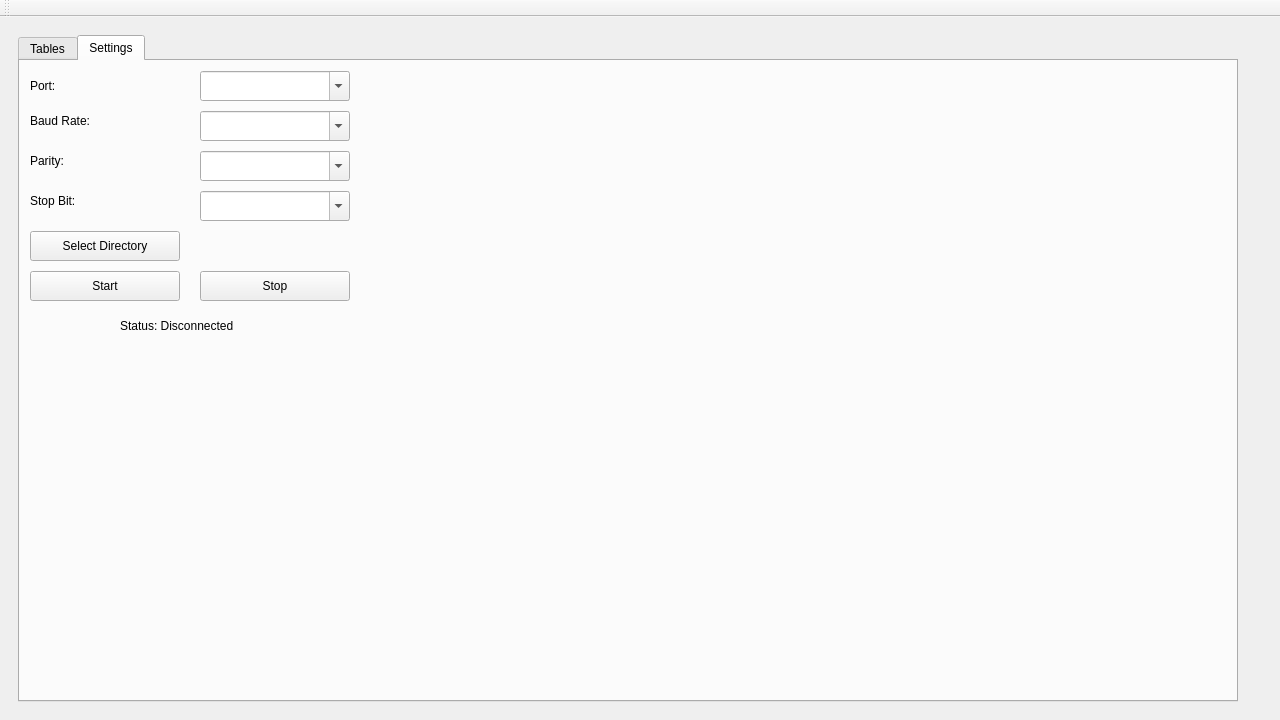
<?xml version="1.0" encoding="UTF-8"?>
<ui version="4.0">
 <class>MainWindow</class>
 <widget class="QMainWindow" name="MainWindow">
  <property name="geometry">
   <rect>
    <x>0</x>
    <y>0</y>
    <width>1280</width>
    <height>720</height>
   </rect>
  </property>
  <property name="windowTitle">
   <string>Engine Monitoring System</string>
  </property>
  <property name="tabShape">
   <enum>QTabWidget::TabShape::Rounded</enum>
  </property>
  <widget class="QWidget" name="centralwidget">
   <layout class="QGridLayout" name="gridLayout_2">
    <item row="0" column="0">
     <widget class="QWidget" name="dataWidget" native="true">
      <property name="enabled">
       <bool>true</bool>
      </property>
      <property name="sizePolicy">
       <sizepolicy hsizetype="MinimumExpanding" vsizetype="MinimumExpanding">
        <horstretch>0</horstretch>
        <verstretch>0</verstretch>
       </sizepolicy>
      </property>
      <layout class="QHBoxLayout" name="horizontalLayout">
       <item>
        <widget class="QTabWidget" name="tabWidget">
         <property name="sizePolicy">
          <sizepolicy hsizetype="MinimumExpanding" vsizetype="MinimumExpanding">
           <horstretch>0</horstretch>
           <verstretch>0</verstretch>
          </sizepolicy>
         </property>
         <property name="minimumSize">
          <size>
           <width>690</width>
           <height>0</height>
          </size>
         </property>
         <property name="currentIndex">
          <number>1</number>
         </property>
         <widget class="QWidget" name="tableModeTab">
          <attribute name="title">
           <string>Tables</string>
          </attribute>
          <widget class="QTableWidget" name="sensorTable">
           <property name="geometry">
            <rect>
             <x>450</x>
             <y>10</y>
             <width>230</width>
             <height>480</height>
            </rect>
           </property>
           <property name="sizePolicy">
            <sizepolicy hsizetype="Fixed" vsizetype="Fixed">
             <horstretch>0</horstretch>
             <verstretch>0</verstretch>
            </sizepolicy>
           </property>
           <row/>
           <row/>
           <row/>
           <row/>
           <row/>
           <row/>
           <row/>
           <row/>
           <row/>
           <row/>
           <row/>
           <row/>
           <row/>
           <row/>
           <row/>
           <column>
            <property name="text">
             <string>Sensor</string>
            </property>
           </column>
           <column>
            <property name="text">
             <string>Status</string>
            </property>
           </column>
           <item row="0" column="0">
            <property name="text">
             <string>Oil Pressure</string>
            </property>
           </item>
           <item row="1" column="0">
            <property name="text">
             <string>Oil Temp</string>
            </property>
           </item>
           <item row="2" column="0">
            <property name="text">
             <string>Fuel Flow</string>
            </property>
           </item>
           <item row="3" column="0">
            <property name="text">
             <string>Fuel</string>
            </property>
           </item>
           <item row="4" column="0">
            <property name="text">
             <string>EGT</string>
            </property>
           </item>
           <item row="5" column="0">
            <property name="text">
             <string>Torque</string>
            </property>
           </item>
           <item row="6" column="0">
            <property name="text">
             <string>Indicated Power</string>
            </property>
           </item>
           <item row="7" column="0">
            <property name="text">
             <string>Frictional Power</string>
            </property>
           </item>
           <item row="8" column="0">
            <property name="text">
             <string>Therm Efficiency</string>
            </property>
           </item>
           <item row="9" column="0">
            <property name="text">
             <string>Air-Fuel Ratio</string>
            </property>
           </item>
           <item row="10" column="0">
            <property name="text">
             <string>Motor Speed</string>
            </property>
           </item>
           <item row="11" column="0">
            <property name="text">
             <string>Output Air Speed</string>
            </property>
           </item>
           <item row="12" column="0">
            <property name="text">
             <string>Vibration</string>
            </property>
           </item>
           <item row="13" column="0">
            <property name="text">
             <string>Body Temp</string>
            </property>
           </item>
           <item row="14" column="0">
            <property name="text">
             <string>Air Temp</string>
            </property>
           </item>
          </widget>
          <widget class="QTableWidget" name="dataTable">
           <property name="enabled">
            <bool>true</bool>
           </property>
           <property name="geometry">
            <rect>
             <x>11</x>
             <y>11</y>
             <width>430</width>
             <height>480</height>
            </rect>
           </property>
           <property name="sizePolicy">
            <sizepolicy hsizetype="Expanding" vsizetype="Fixed">
             <horstretch>0</horstretch>
             <verstretch>0</verstretch>
            </sizepolicy>
           </property>
           <property name="minimumSize">
            <size>
             <width>0</width>
             <height>0</height>
            </size>
           </property>
           <property name="maximumSize">
            <size>
             <width>16777215</width>
             <height>16777215</height>
            </size>
           </property>
           <row/>
           <row/>
           <row/>
           <row/>
           <row/>
           <row/>
           <row/>
           <row/>
           <row/>
           <row/>
           <row/>
           <row/>
           <row/>
           <row/>
           <row/>
           <column>
            <property name="text">
             <string>Data</string>
            </property>
           </column>
           <column>
            <property name="text">
             <string>Min Value</string>
            </property>
           </column>
           <column>
            <property name="text">
             <string>Max Value</string>
            </property>
           </column>
           <column>
            <property name="text">
             <string>Value</string>
            </property>
           </column>
           <item row="0" column="0">
            <property name="text">
             <string>Oil Pressure</string>
            </property>
           </item>
           <item row="0" column="1">
            <property name="text">
             <string>0</string>
            </property>
           </item>
           <item row="0" column="2">
            <property name="text">
             <string>1000</string>
            </property>
           </item>
           <item row="1" column="0">
            <property name="text">
             <string>Oil Temp</string>
            </property>
           </item>
           <item row="1" column="1">
            <property name="text">
             <string>0</string>
            </property>
           </item>
           <item row="1" column="2">
            <property name="text">
             <string>400</string>
            </property>
           </item>
           <item row="2" column="0">
            <property name="text">
             <string>Fuel Flow</string>
            </property>
           </item>
           <item row="2" column="1">
            <property name="text">
             <string>0</string>
            </property>
           </item>
           <item row="2" column="2">
            <property name="text">
             <string>800</string>
            </property>
           </item>
           <item row="3" column="0">
            <property name="text">
             <string>Fuel</string>
            </property>
           </item>
           <item row="3" column="1">
            <property name="text">
             <string>0</string>
            </property>
           </item>
           <item row="3" column="2">
            <property name="text">
             <string>800</string>
            </property>
           </item>
           <item row="4" column="0">
            <property name="text">
             <string>EGT</string>
            </property>
           </item>
           <item row="4" column="1">
            <property name="text">
             <string>0</string>
            </property>
           </item>
           <item row="4" column="2">
            <property name="text">
             <string>400</string>
            </property>
           </item>
           <item row="5" column="0">
            <property name="text">
             <string>Torque</string>
            </property>
           </item>
           <item row="5" column="1">
            <property name="text">
             <string>0</string>
            </property>
           </item>
           <item row="5" column="2">
            <property name="text">
             <string>400</string>
            </property>
           </item>
           <item row="6" column="0">
            <property name="text">
             <string>Indicated Power</string>
            </property>
           </item>
           <item row="6" column="1">
            <property name="text">
             <string>0</string>
            </property>
           </item>
           <item row="6" column="2">
            <property name="text">
             <string>400</string>
            </property>
           </item>
           <item row="7" column="0">
            <property name="text">
             <string>Frictional Power</string>
            </property>
           </item>
           <item row="7" column="1">
            <property name="text">
             <string>0</string>
            </property>
           </item>
           <item row="7" column="2">
            <property name="text">
             <string>400</string>
            </property>
           </item>
           <item row="8" column="0">
            <property name="text">
             <string>Therm Efficiency</string>
            </property>
           </item>
           <item row="8" column="1">
            <property name="text">
             <string>0</string>
            </property>
           </item>
           <item row="8" column="2">
            <property name="text">
             <string>100</string>
            </property>
           </item>
           <item row="9" column="0">
            <property name="text">
             <string>Air-Fuel Ratio</string>
            </property>
           </item>
           <item row="9" column="1">
            <property name="text">
             <string>0</string>
            </property>
           </item>
           <item row="9" column="2">
            <property name="text">
             <string>20</string>
            </property>
           </item>
           <item row="10" column="0">
            <property name="text">
             <string>Motor Speed</string>
            </property>
           </item>
           <item row="10" column="1">
            <property name="text">
             <string>0</string>
            </property>
           </item>
           <item row="10" column="2">
            <property name="text">
             <string>1000</string>
            </property>
           </item>
           <item row="11" column="0">
            <property name="text">
             <string>Output Air Speed</string>
            </property>
           </item>
           <item row="11" column="1">
            <property name="text">
             <string>0</string>
            </property>
           </item>
           <item row="11" column="2">
            <property name="text">
             <string>1000</string>
            </property>
           </item>
           <item row="12" column="0">
            <property name="text">
             <string>Vibration</string>
            </property>
           </item>
           <item row="12" column="1">
            <property name="text">
             <string>0</string>
            </property>
           </item>
           <item row="12" column="2">
            <property name="text">
             <string>100</string>
            </property>
           </item>
           <item row="13" column="0">
            <property name="text">
             <string>Body Temp</string>
            </property>
           </item>
           <item row="13" column="1">
            <property name="text">
             <string>0</string>
            </property>
           </item>
           <item row="13" column="2">
            <property name="text">
             <string>400</string>
            </property>
           </item>
           <item row="14" column="0">
            <property name="text">
             <string>Air Temp</string>
            </property>
           </item>
           <item row="14" column="1">
            <property name="text">
             <string>0</string>
            </property>
           </item>
           <item row="14" column="2">
            <property name="text">
             <string>400</string>
            </property>
           </item>
          </widget>
         </widget>
         <widget class="QWidget" name="settingsTab">
          <attribute name="title">
           <string>Settings</string>
          </attribute>
          <widget class="QLabel" name="statusLabel">
           <property name="geometry">
            <rect>
             <x>100</x>
             <y>250</y>
             <width>140</width>
             <height>30</height>
            </rect>
           </property>
           <property name="text">
            <string>Status: Disconnected</string>
           </property>
          </widget>
          <widget class="QComboBox" name="portComboBox">
           <property name="geometry">
            <rect>
             <x>180</x>
             <y>10</y>
             <width>150</width>
             <height>30</height>
            </rect>
           </property>
           <property name="editable">
            <bool>true</bool>
           </property>
           <property name="placeholderText">
            <string>Select Port</string>
           </property>
           <item>
            <property name="text">
             <string>Select</string>
            </property>
           </item>
          </widget>
          <widget class="QPushButton" name="startButton">
           <property name="geometry">
            <rect>
             <x>10</x>
             <y>210</y>
             <width>150</width>
             <height>30</height>
            </rect>
           </property>
           <property name="text">
            <string>Start</string>
           </property>
          </widget>
          <widget class="QPushButton" name="stopButton">
           <property name="geometry">
            <rect>
             <x>180</x>
             <y>210</y>
             <width>150</width>
             <height>30</height>
            </rect>
           </property>
           <property name="text">
            <string>Stop</string>
           </property>
          </widget>
          <widget class="QComboBox" name="baudRateComboBox">
           <property name="geometry">
            <rect>
             <x>180</x>
             <y>50</y>
             <width>150</width>
             <height>30</height>
            </rect>
           </property>
           <property name="editable">
            <bool>true</bool>
           </property>
           <property name="placeholderText">
            <string>Select Port</string>
           </property>
           <item>
            <property name="text">
             <string>Select</string>
            </property>
           </item>
           <item>
            <property name="text">
             <string>1200</string>
            </property>
           </item>
           <item>
            <property name="text">
             <string>2400</string>
            </property>
           </item>
           <item>
            <property name="text">
             <string>4800</string>
            </property>
           </item>
           <item>
            <property name="text">
             <string>9600</string>
            </property>
           </item>
           <item>
            <property name="text">
             <string>19200</string>
            </property>
           </item>
           <item>
            <property name="text">
             <string>38400</string>
            </property>
           </item>
           <item>
            <property name="text">
             <string>57600</string>
            </property>
           </item>
           <item>
            <property name="text">
             <string>115200</string>
            </property>
           </item>
          </widget>
          <widget class="QComboBox" name="parityComboBox">
           <property name="geometry">
            <rect>
             <x>180</x>
             <y>90</y>
             <width>150</width>
             <height>30</height>
            </rect>
           </property>
           <property name="editable">
            <bool>true</bool>
           </property>
           <property name="placeholderText">
            <string>Select Port</string>
           </property>
           <item>
            <property name="text">
             <string>Select</string>
            </property>
           </item>
           <item>
            <property name="text">
             <string>No parity</string>
            </property>
           </item>
           <item>
            <property name="text">
             <string>Odd</string>
            </property>
           </item>
           <item>
            <property name="text">
             <string>Even</string>
            </property>
           </item>
           <item>
            <property name="text">
             <string>Mark</string>
            </property>
           </item>
           <item>
            <property name="text">
             <string>Space</string>
            </property>
           </item>
          </widget>
          <widget class="QComboBox" name="stopBitComboBox">
           <property name="geometry">
            <rect>
             <x>180</x>
             <y>130</y>
             <width>150</width>
             <height>30</height>
            </rect>
           </property>
           <property name="editable">
            <bool>true</bool>
           </property>
           <property name="placeholderText">
            <string>Select Port</string>
           </property>
           <item>
            <property name="text">
             <string>Select</string>
            </property>
           </item>
           <item>
            <property name="text">
             <string>1</string>
            </property>
           </item>
           <item>
            <property name="text">
             <string>1.5</string>
            </property>
           </item>
           <item>
            <property name="text">
             <string>2</string>
            </property>
           </item>
          </widget>
          <widget class="QLabel" name="portLabel">
           <property name="geometry">
            <rect>
             <x>10</x>
             <y>10</y>
             <width>30</width>
             <height>30</height>
            </rect>
           </property>
           <property name="text">
            <string>Port:</string>
           </property>
          </widget>
          <widget class="QLabel" name="baudRateLabel">
           <property name="geometry">
            <rect>
             <x>10</x>
             <y>50</y>
             <width>80</width>
             <height>20</height>
            </rect>
           </property>
           <property name="text">
            <string>Baud Rate:</string>
           </property>
          </widget>
          <widget class="QLabel" name="parityLabel">
           <property name="geometry">
            <rect>
             <x>10</x>
             <y>90</y>
             <width>40</width>
             <height>20</height>
            </rect>
           </property>
           <property name="text">
            <string>Parity:</string>
           </property>
          </widget>
          <widget class="QLabel" name="stopBitLabel">
           <property name="geometry">
            <rect>
             <x>10</x>
             <y>130</y>
             <width>60</width>
             <height>20</height>
            </rect>
           </property>
           <property name="text">
            <string>Stop Bit:</string>
           </property>
          </widget>
          <widget class="QPushButton" name="selectDirectoryButton">
           <property name="geometry">
            <rect>
             <x>10</x>
             <y>170</y>
             <width>150</width>
             <height>30</height>
            </rect>
           </property>
           <property name="text">
            <string>Select Directory</string>
           </property>
          </widget>
          <widget class="QLabel" name="directoryLabel">
           <property name="geometry">
            <rect>
             <x>180</x>
             <y>170</y>
             <width>150</width>
             <height>30</height>
            </rect>
           </property>
           <property name="text">
            <string/>
           </property>
          </widget>
         </widget>
        </widget>
       </item>
      </layout>
     </widget>
    </item>
    <item row="0" column="1">
     <widget class="QWidget" name="gaugeWidget" native="true">
      <layout class="QGridLayout" name="gridLayout">
       <item row="1" column="1">
        <layout class="QGridLayout" name="torqueLayout"/>
       </item>
       <item row="2" column="1">
        <layout class="QGridLayout" name="vibrationLayout"/>
       </item>
       <item row="2" column="0">
        <layout class="QGridLayout" name="motorSpeedLayout"/>
       </item>
       <item row="1" column="0">
        <layout class="QGridLayout" name="fuelLayout"/>
       </item>
       <item row="0" column="0">
        <layout class="QGridLayout" name="oilPressureLayout"/>
       </item>
       <item row="0" column="1">
        <layout class="QGridLayout" name="oilTempLayout"/>
       </item>
      </layout>
     </widget>
    </item>
   </layout>
  </widget>
  <widget class="QMenuBar" name="menubar">
   <property name="geometry">
    <rect>
     <x>0</x>
     <y>0</y>
     <width>1280</width>
     <height>25</height>
    </rect>
   </property>
  </widget>
  <widget class="QToolBar" name="toolBar">
   <property name="windowTitle">
    <string>toolBar</string>
   </property>
   <attribute name="toolBarArea">
    <enum>TopToolBarArea</enum>
   </attribute>
   <attribute name="toolBarBreak">
    <bool>false</bool>
   </attribute>
  </widget>
 </widget>
 <resources/>
 <connections/>
</ui>
